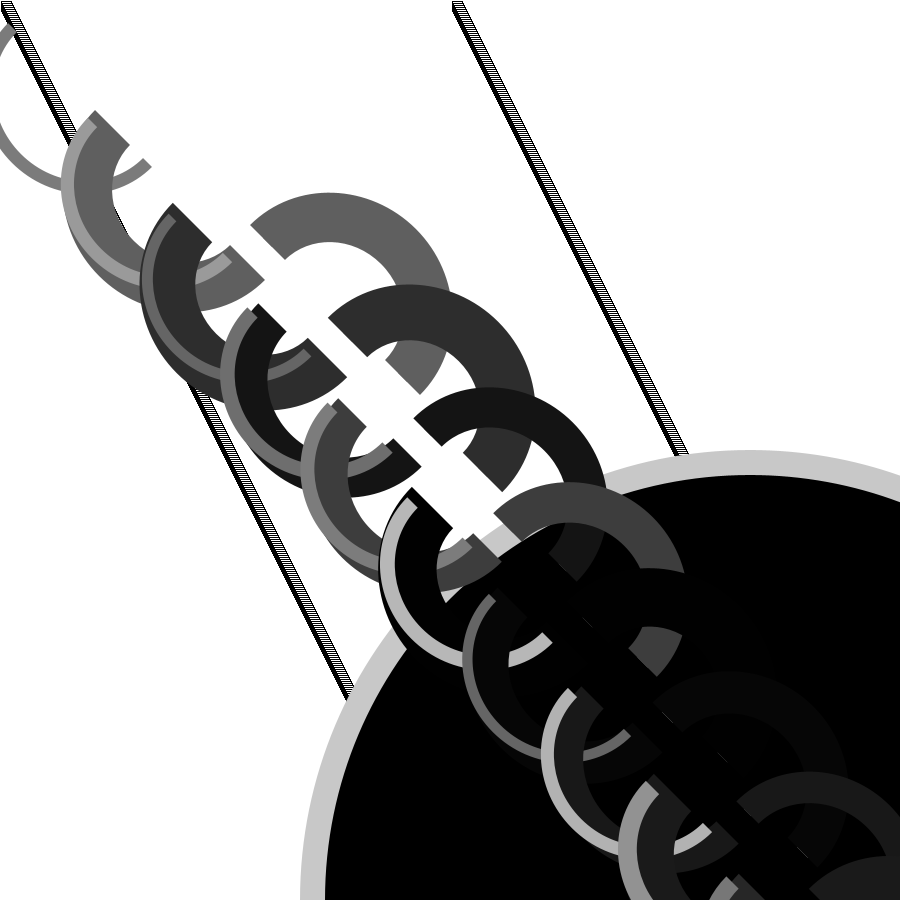
Frame 1 (no input)
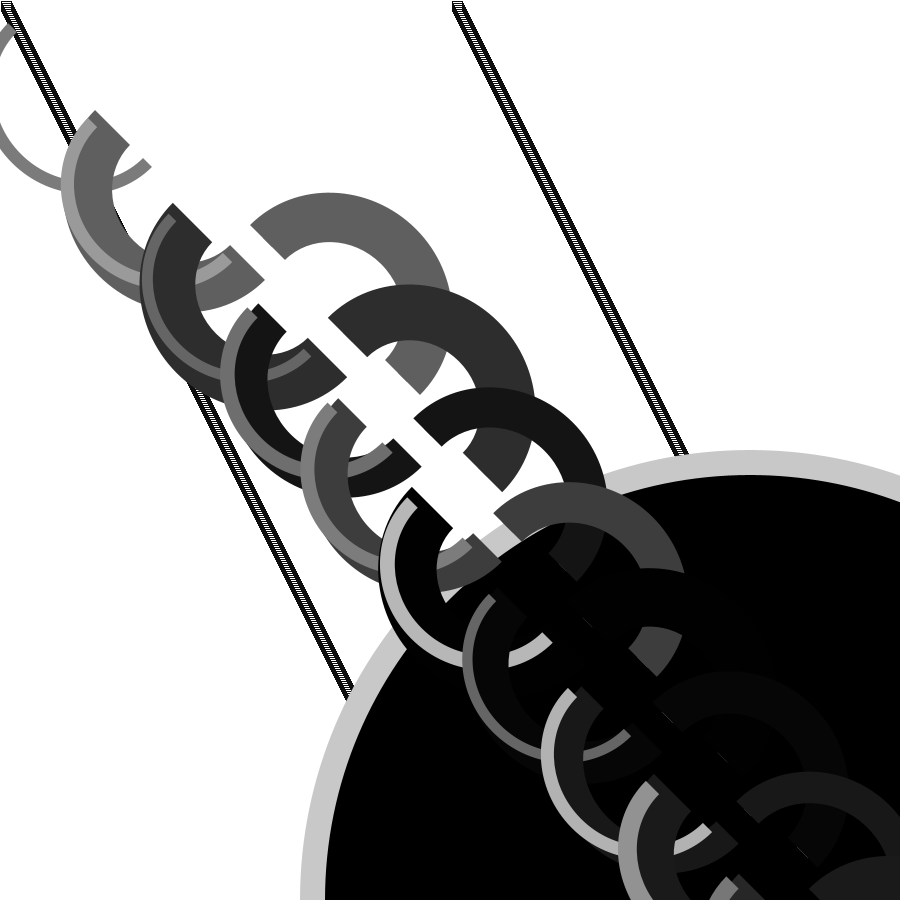
Frame 60 (the mouse pressed at the canvas centre just before this capture)
Frame 120 (the mouse held since frame 60 and released just before this capture): identical to frame 60, image omitted

The Processing sketch that drew these frames (run headless with seeded random() and noise(); from frame 60 on, the mouse is pressed at the canvas centre):

// Processing sketch: mySketch
// ── mySketch.pde
Horseshoe [] horseshoe = new Horseshoe [10];


float r,g,b;


//---------setup
void setup (){
  
 size(900,900);
 
 
// horseshoe parameter
for (int i=0; i<horseshoe.length; i++){
  horseshoe [i] = new Horseshoe (random(30,60), random(10,20), random(0,100), random(100,200));
}


  
}


//---------draw
void draw(){
background(255);
 
spacesSquare();

fill(200);
noStroke();
ellipse(750,900,900,900);
fill(0);
ellipse(750,900,850,850);



//horse shoe class applied
//for (int i=0; i<horseshoe.length; i++){
// horseshoe[i].display(); 
//}


for (int i=0; i<horseshoe.length; i++){
translate(80,95);
 horseshoe[i].display(); 
}
  
  pushMatrix();
  translate(550,0);
  ellipse(100,100,900,100);
  popMatrix();
  
  
 }
 
 
 
 
 
 //background for squares
 void spacesSquare (){
   
    
    for(int xSquare =1; xSquare<width; xSquare+=1){
    for(int y =1; y<height; y+=1){
    
    strokeWeight(1);  
    rect(xSquare,y,10,10);
    
    
    xSquare+=1;
    y+=1;
    
    
    }
   
 }
 }

// ── horseshoe_class.pde
class Horseshoe{

float insideWeight, outerWeight, insideColor, outerColor; 

Horseshoe( float insideWeightTemp,float outerWeightTemp, float insideColorTemp, float outerColorTemp){

  
  insideWeight=insideWeightTemp;
  outerWeight=outerWeightTemp;
  insideColor=insideColorTemp;
  outerColor=outerColorTemp;
  
}

void display(){

  float arX=0;
 // float span=5;
//outer weight
stroke(outerColor);
strokeCap(SQUARE);
strokeWeight(outerWeight);
noFill();

pushMatrix();
//translate(int(frameCount/span)*80 % width,int(frameCount/span/10)*80 % height);
rotate(radians(45));
arc(0, 0, 190, 180, 0, PI);
popMatrix();

pushMatrix();
translate(255,215);
rotate(radians(225));
arc(0, 0, 190, 180, 0, PI);
popMatrix();



//inside weight
strokeWeight(insideWeight);
stroke(insideColor);
pushMatrix();
translate(100,100);
rotate(radians(45));
arc(arX, 0, 190, 180, 0, PI);
popMatrix();

pushMatrix();
translate(255,215);
rotate(radians(225));
arc(0, 0, 190, 180, 0, PI);
popMatrix();

}
}

// ── worm.pde
class Worm {

  // variables for the worm class
  float x =0;
  float y =0;
  float thickness;
  float nums =150;
  float i;

  // worm constructor with parameters
  Worm (float thicknessTemp, float iTemp) {
 
    //temporary variables to match with class variables
    thickness = thicknessTemp;
    i = iTemp;
  }

//-----display
  void display() {
    fill(20);
    //set noise variable for location, (x,y,z) multiply by width or height, 
    //the i applies to the array from the constructor
    float noiseX = noise (frameCount/40., 0, i)*width; 
    float noiseY = noise (frameCount/40., 100,i)*height; 
    
    // "if x and y not equal to 0"
    if (x!=0 && y!=0) {
      //for loop regarding nums
      for (float i=0; i<=nums; i++) {
        
      //update the location with lerp(calculting between the two numbers at a specific increment) to incorporate noise. 
      //lerp (start, stop, amount)
      float currentX = lerp(x, noiseX, i/nums);
      float currentY = lerp(y, noiseY, i/nums);

      //apply the updated XY values with the thickness 
        ellipse (currentX, currentY, thickness, thickness);

        //map the thickness by the mouseX depending of the width and size of the ellipse
        thickness= map(mouseX, 0, width, 0.5,10);
      }
    }
  //update that xy equal to the noise variables
    x=noiseX; 
    y=noiseY;
  }
}
